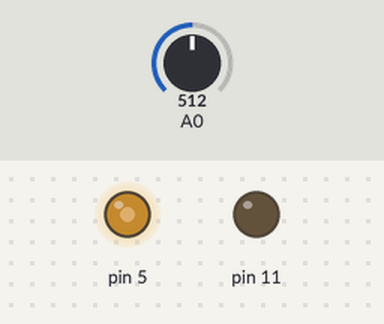
A sketch run on a simulated Arduino Uno, built with avr-gcc and run on an emulated ATmega328P. On the bench: output pins drawn as LEDs (lit = HIGH). The inputs (shaded band) are chosen by the test bench; at power-on: A0 = 512.

Above: at 1.2 s.
1.3 s: A0 set to 716
At 2.3 s:
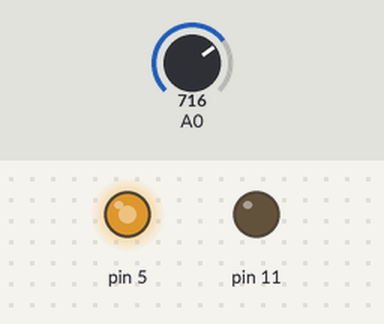
2.8 s: A0 set to 900
At 3.5 s:
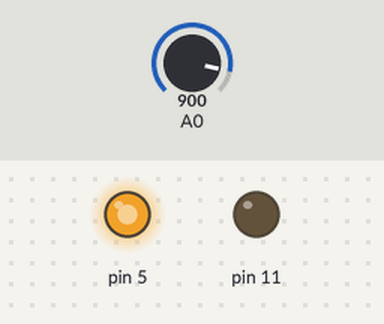
4.3 s: A0 set to 122
At 4.6 s:
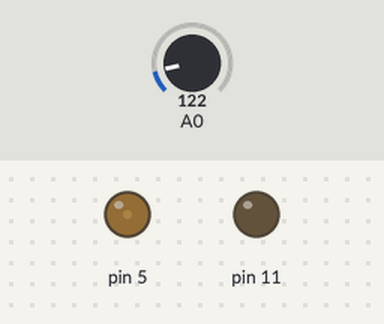
5.8 s: A0 set to 0
At 7.0 s:
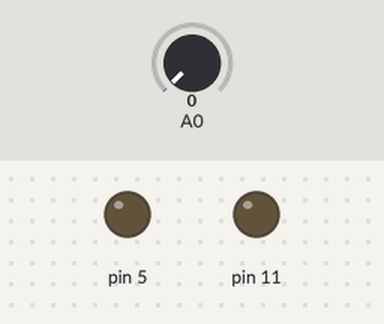
7.3 s: A0 set to 511
At 8.1 s:
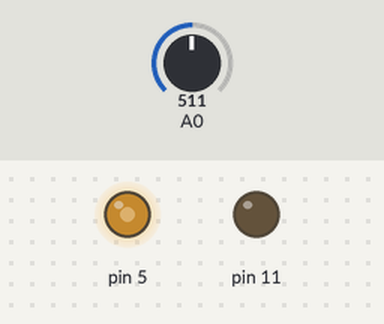
Timing chart, 0 to 9.8 s (numbered marks = the images above; inputs shaded):
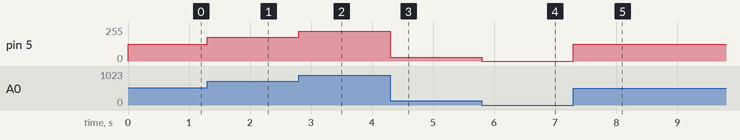

The sketch:

speed_of_dc_motor_using_potentiometer.ino
```cpp
int val,speed;

void setup()
{
  pinMode(A0, INPUT);
  pinMode(5,OUTPUT);
  pinMode(11, OUTPUT);

}

void loop()
{
 val =  analogRead(A0);

 speed = map(val, 0 , 1023, 0, 255);

  analogWrite(5, speed);

}
```

Measured:
- after the input at 1.3 s, pin 5: 127/255 → 178/255 at once
- after the input at 2.8 s, pin 5: 178/255 → 224/255 at once
- after the input at 4.3 s, pin 5: 224/255 → 30/255 at once
- after the input at 5.8 s, pin 5: 30/255 → 0/255 at once
- after the input at 7.3 s, pin 5: 0/255 → 127/255 at once
